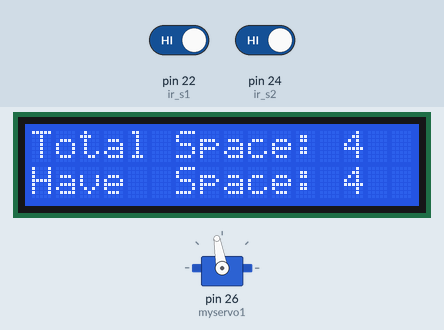
Bench run of a sketch on a simulated Arduino Mega 2560, built with avr-gcc and run on an emulated ATmega2560. Parts: servo, 16×2 character LCD. Inputs (shaded band) come from the test bench; at power-on: pin 22 (ir_s1) HIGH, pin 24 (ir_s2) HIGH.

Above: at 3.2 s.
3.3 s: pin 22 (ir_s1) driven LOW
At 4.5 s:
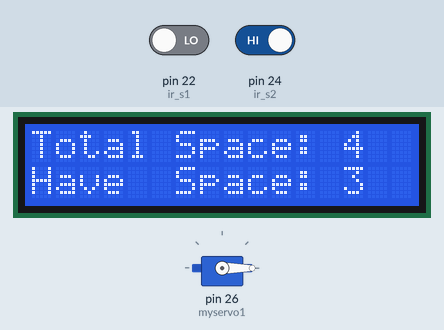
4.8 s: pin 24 (ir_s2) driven LOW
At 7.4 s:
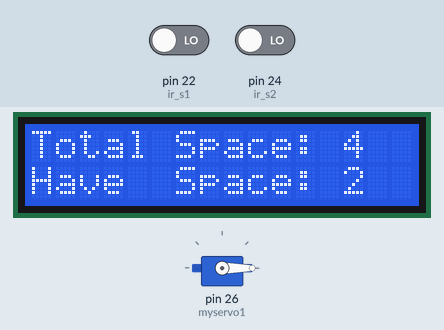
7.8 s: pin 22 (ir_s1) driven HIGH
At 8.5 s:
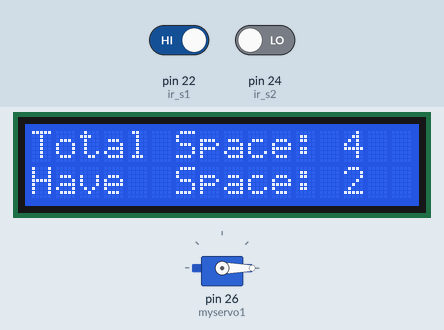
Timing chart, 0 to 10.8 s (numbered marks = the images above; inputs shaded):
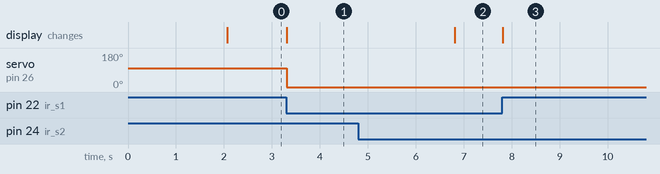

The sketch:

carpaking.ino
```cpp
#include <LiquidCrystal.h>// initialize the library with the numbers of the interface pins
LiquidCrystal lcd(A0, A1, A2, A3, A4, A5);
#include <Servo.h> //includes the servo library

Servo myservo1;

int ir_s1 = 22;
int ir_s2 = 24;

int Total = 4;
int Space;

int flag1 = 0;
int flag2 = 0;

void setup() {
pinMode(ir_s1, INPUT);
pinMode(ir_s2, INPUT);

myservo1.attach(26);
myservo1.write(100);

lcd.begin(16, 2);
lcd.setCursor (0,0);
lcd.print("  Car  Parking  ");
lcd.setCursor (0,1);
lcd.print("     System     ");
delay (2000);
lcd.clear();

Space = Total;
}

void loop(){

if(digitalRead (ir_s1) == LOW && flag1==0){
if(Space>0){flag1=1;
if(flag2==0){myservo1.write(0); Space = Space-1;}
}else{
lcd.setCursor (0,0);
lcd.print(" Sorry not Space ");
lcd.setCursor (0,1);
lcd.print("    Available    ");
delay (1000);
lcd.clear();
}
}

if(digitalRead (ir_s2) == LOW && flag2==0){flag2=1;
if(flag1==0){myservo1.write(0); Space = Space+1;}
}

if(flag1==1 && flag2==1){
delay (1000);
myservo1.write(100);
flag1=0, flag2=0;
}

lcd.setCursor (0,0);
lcd.print("Total Space: ");
lcd.print(Total);

lcd.setCursor (0,1);
lcd.print("Have  Space: ");
lcd.print(Space);
}
```

Measured:
- after the input at 3.3 s, servo on pin 26 (myservo1): 100° → 0° at once; the display: changes at once (image 1)
- after the input at 4.8 s, the display: changes after 2.0 s (image 2)
- after the input at 7.8 s, servo on pin 26 (myservo1): stops changing and stays 0°
